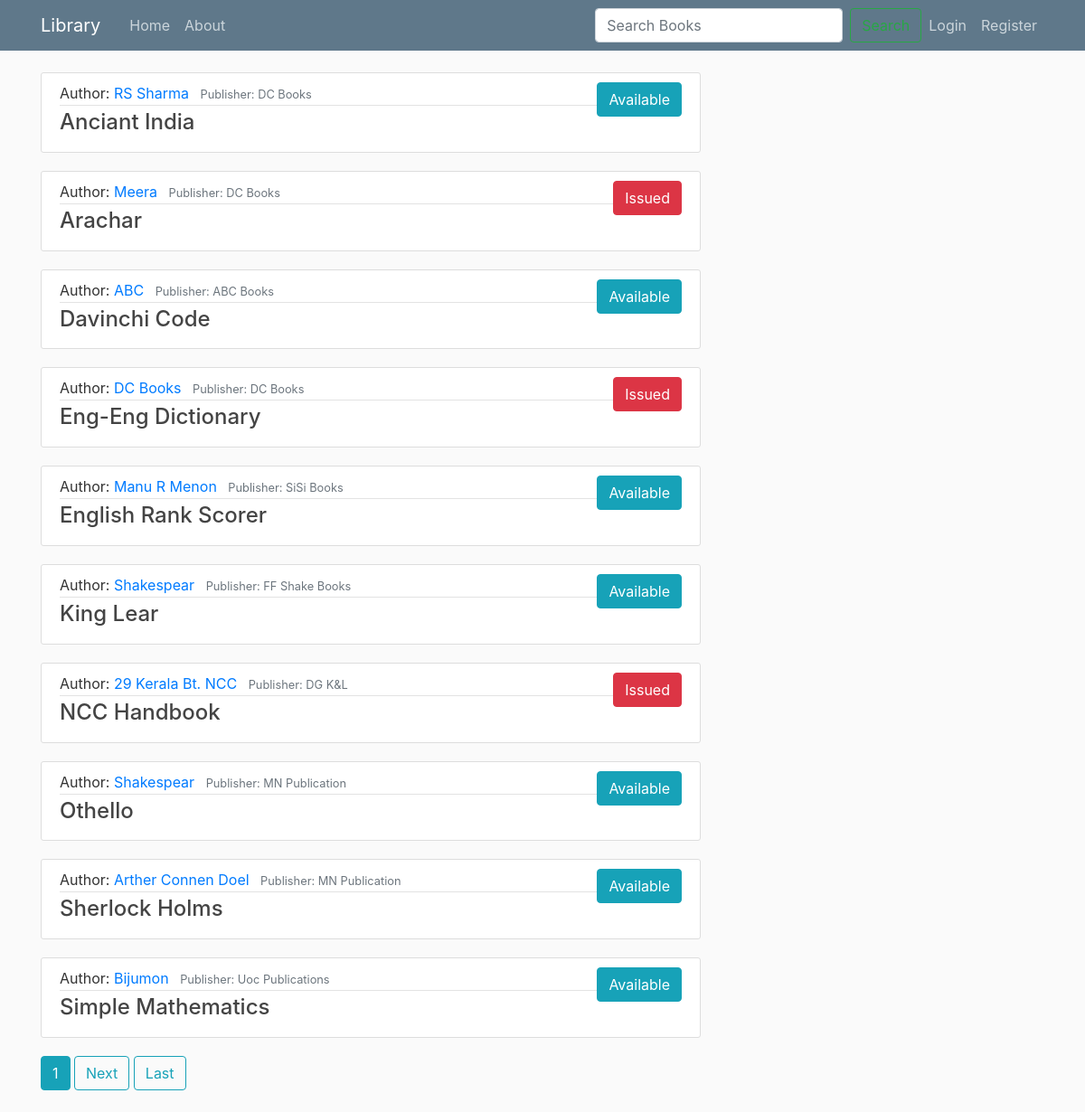
The page / on the database its author committed.
### blog/models.py (models this page shows, shortened)
class Post(models.Model):
    title = models.CharField(max_length=100)
    book_author = models.CharField(default="",max_length=100)
    publisher = models.CharField(default="",max_length=100)
    content = models.TextField(max_length=500)
    date_posted = models.DateTimeField(default=timezone.now)
    author = models.ForeignKey(User, on_delete=models.CASCADE)
    issued = models.BooleanField(default=False)
    issued_to = models.CharField(default="",max_length=100,null=False)
    issue_to_phone_number = models.CharField(default="",max_length=10)
    issued_on = models.DateTimeField(null=True, blank=True, verbose_name='Issued on')

### blog/views.py (the view)
# urls.py: path('',PostListView.as_view(), name='blog-home'),
class PostListView(ListView):
    model = Post
    template_name = 'blog/home.html'
    context_object_name = 'posts'
    ordering = ['title']
    paginate_by = 10

### templates/blog/home.html (shortened to what this page needs)
{% extends "blog/base.html" %}
{% block content %}
  {% for post in posts %}
    <article class="media content-section">
      <div class="media-body">
        <div class="article-metadata">
          Author: <a class="mr-2" href="{% url 'book-author-detail' post.book_author %}">{{ post.book_author }}</a>
          <small class="text-muted">Publisher: {{ post.publisher }}</small>
        </div>
        <h4><a class="article-title" href="{% url 'post-detail' post.id %}">{{ post.title }}</a></h4>
      </div>
      {% if post.issued == True  %}
        <div class="metadata">
          <a href="{% url 'post-detail' post.id %}" class="btn btn-danger btn-md">
             Issued
          </a>
        </div>
      {% else %}
        <div class="metadata">
          <a href="{% url 'post-detail' post.id %}" class="btn btn-info btn-md">
             Available
          </a>
        </div>
      {% endif %}
    </article>
  {% endfor %}
  {% if is_paginated %}
    {% for num in page_obj.paginator.page_range %}
      {% if page_obj.number == num %}
        <a class="btn btn-info mb-4" href="?page={{ num }}">{{ num }}</a>
      {% elif num > page_obj.number|add:'-3' and num < page_obj.number|add:'-3' %}
        <a class="btn btn-outline-info mb-4" href="?page={{ num }}">{{ num }}</a>
      {% endif %}
    {% endfor %}
    {% if page_obj.has_next %}
      <a class="btn btn-outline-info mb-4" href="?page={{ page_obj.next_page_number }}">Next</a>
      <a class="btn btn-outline-info mb-4" href="?page={{ page_obj.paginator.num_pages }}">Last</a>
    {% endif %}
  {% endif %}
{% endblock %}

### templates/blog/base.html (shortened to what this page needs)
{% load static %}
<!DOCTYPE html>
<html lang="en" dir="ltr">
  <head>
    <link rel="stylesheet" href="https://stackpath.bootstrapcdn.com/bootstrap/4.3.1/css/bootstrap.min.css">
    <link rel="stylesheet" type="text/css" href="{% static 'blog/main.css' %}">
  </head>
  <body>
    <header class="site-header">
      <nav class="navbar navbar-expand-md navbar-dark bg-steel fixed-top">
        <div class="container">
          <a class="navbar-brand mr-4" href="{% url 'blog-home' %}">Library</a>
          <div class="collapse navbar-collapse" id="navbarToggle">
            <div class="navbar-nav mr-auto">
              <a class="nav-item nav-link" href="{% url 'blog-home' %}">Home</a>
              <a class="nav-item nav-link" href="{% url 'blog-about' %}">About</a>
            </div>
            <form class="form-inline" method="GET" action="{% url 'search-books' %}">
              <input class="form-control mr-md-2" type="search" name="q" placeholder="Search Books" value="{{ request.GET.q }}" aria-label="Search">
              <button class="btn btn-outline-success my-2 my-sm-0" type="submit">Search</button>
            </form>
            <div class="navbar-nav">
              {% if user.is_authenticated %}
                <a class="nav-item nav-link" href="{% url 'profile' %}">{{ user.username }}</a>
                <a class="nav-item nav-link" href="{% url 'logout' %}">Logout</a>
              {% else %}
                <a class="nav-item nav-link" href="{% url 'login' %}">Login</a>
                <a class="nav-item nav-link" href="{% url 'register' %}">Register</a>
              {% endif %}
            </div>
          </div>
        </div>
      </nav>
    </header>
    <main role="main" class="container">
      <div class="row">
        <div class="col-md-8">
          {% block content %}{% endblock %}
        </div>
      </div>
    </main>
  </body>
</html>

### static/blog/main.css (style rules this page uses)
body { background: #fafafa; color: #333333; margin-top: 5rem; }
h1, h2, h3, h4, h5, h6 { color: #444444; }
.bg-steel { background-color: #5f788a; }
.site-header .navbar-nav .nav-link { color: #cbd5db; }
.content-section { background: #ffffff; padding: 10px 20px; border: 1px solid #dddddd; border-radius: 3px; margin-bottom: 20px; }
.article-title { color: #444444; }
.article-metadata { padding-bottom: 1px; margin-bottom: 4px; border-bottom: 1px solid #e3e3e3 }

### rows shown on the page
Post: book_author "RS Sharma", publisher "DC Books", title "Anciant India", issued "Available"
Post: book_author "Meera", publisher "DC Books", title "Arachar", issued "Issued"
Post: book_author "ABC", publisher "ABC Books", title "Davinchi Code", issued "Available"
Post: book_author "DC Books", publisher "DC Books", title "Eng-Eng Dictionary", issued "Issued"
Post: book_author "Manu R Menon", publisher "SiSi Books", title "English Rank Scorer", issued "Available"
Post: book_author "Shakespear", publisher "FF Shake Books", title "King Lear", issued "Available"
Post: book_author "29 Kerala Bt. NCC", publisher "DG K&L", title "NCC Handbook", issued "Issued"
Post: book_author "Shakespear", publisher "MN Publication", title "Othello", issued "Available"
Post: book_author "Arther Connen Doel", publisher "MN Publication", title "Sherlock Holms", issued "Available"
Post: book_author "Bijumon", publisher "Uoc Publications", title "Simple Mathematics", issued "Available"

### other values the page prints
{{ num }} "1"
